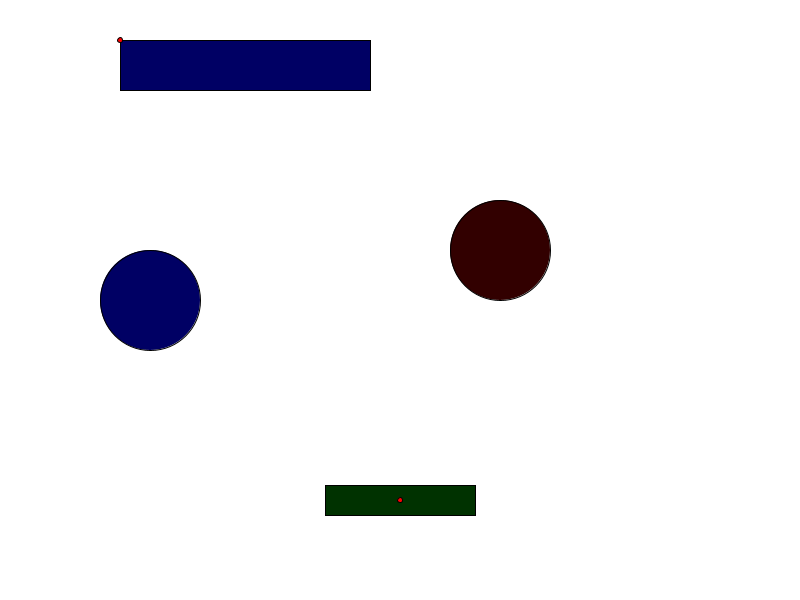
Frame 1 (no input)
Frame 60 (the mouse pressed at the canvas centre just before this capture): identical to frame 1, image omitted
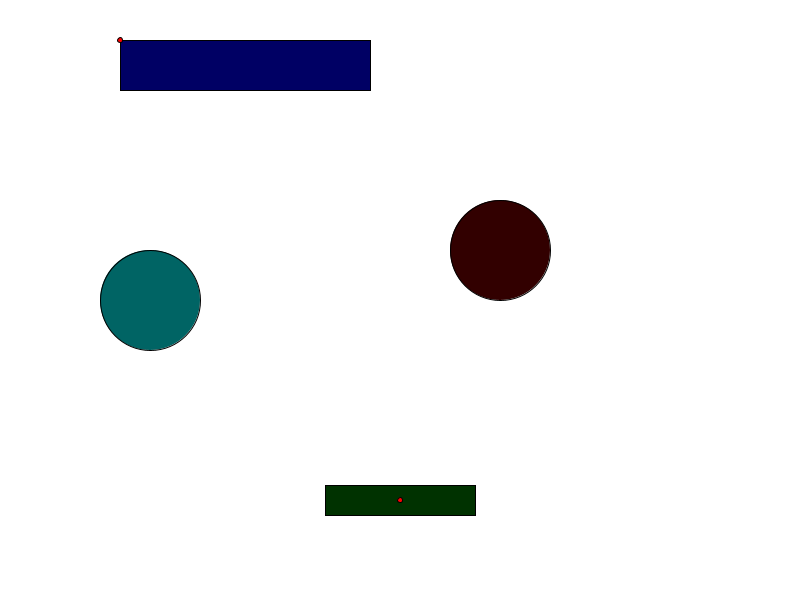
Frame 120 (the mouse held since frame 60 and released just before this capture)

The Processing sketch that drew these frames (run headless with seeded random() and noise(); from frame 60 on, the mouse is pressed at the canvas centre):

// Processing sketch: sketch_150416c_buttons
// ── sketch_150416c_buttons.pde
void setup() {
  size(800, 600);
  frameRate(60);
}

void draw() {
  background(255);

  rectMode(CORNER);

  int xPos = 120;
  int yPos = 40;
  int w = 250;
  int h = 50;



  if (mouseX > xPos && mouseX < (xPos + w) && mouseY > yPos && mouseY < yPos + h ) {
    fill(0, 0, 150);
  } else {
    fill(0, 0, 100);
  }

  rect(xPos, yPos, w, h);
  
  // x und y position 
  fill(255, 0, 0);
  ellipse(xPos, yPos, 5, 5);

  rectMode(CENTER);

  xPos = 400;
  yPos = 500;
  w = 150;
  h = 30;



  if(mouseX > xPos - w/2 && mouseX < xPos  + w/2 && mouseY > yPos - h/2 && mouseY < yPos  + h/2){
    fill(0, 150, 0);
  } else {
    fill(0, 50, 0);
  }
  rect(xPos, yPos, w, h);

  // x und y position 
  fill(255, 0, 0);
  ellipse(xPos, yPos, 5, 5);
  
  
  xPos = 500;
  yPos = 250;
  w = 100;
  
//  int a = xPos - mouseX;
//  int b = yPos - mouseY;
  //float distance = sqrt(a * a + b * b);
  float distance = dist(xPos, yPos, mouseX, mouseY);
  if(distance < w/2){
    fill(150, 0, 0);
    if(mousePressed == true){
      fill(255, 0, 0);
    }
  } else {
    fill(50, 0, 0);
  }
  
  ellipse(xPos, yPos, w, w);
  
  
  
  
  // Systemvariable mousePressed : bool
  
  if(mousePressed == true){
    fill(0, 100, 100);
  } else {
    fill(0, 0, 100);
  }
  
  ellipse(150, 300, 100, 100);
}
